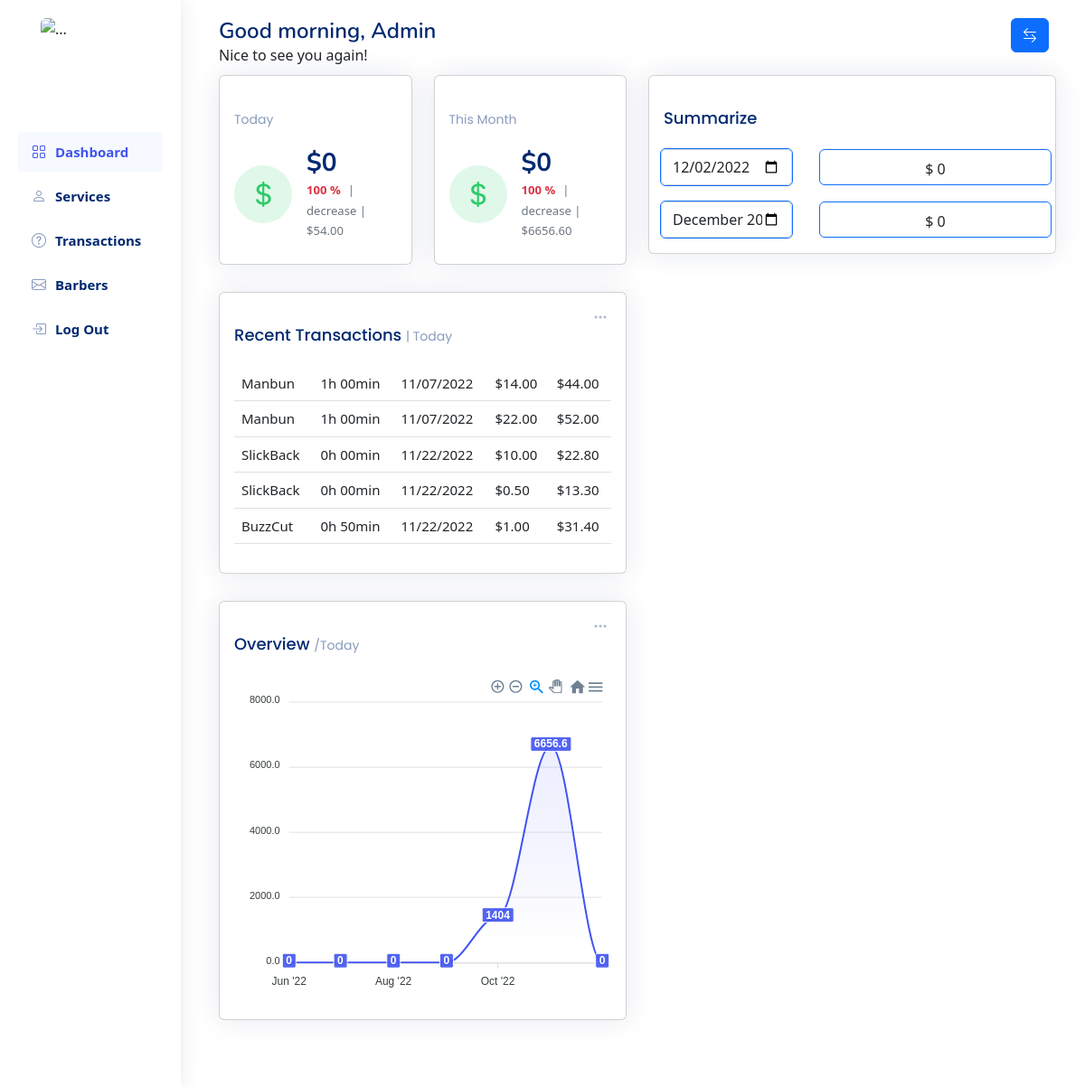
The app's page / (signed in) with its own data.
### summaryapp/models/assignment.py (models this page shows, shortened)
class AssingmentModel(models.Model):
    employee = models.ForeignKey(BarberModel, on_delete=models.CASCADE)
    service = models.ForeignKey(ServiceModel, on_delete=models.CASCADE)
    created_at = models.DateTimeField(auto_now_add=True)
    tip = models.DecimalField(max_digits = 4, decimal_places = 2)
    class Meta:
        db_table = 'assignment'
        verbose_name = 'Assignment'
        verbose_name_plural = 'Assignments'

### summaryapp/models/service.py (models this page shows)
class ServiceModel(models.Model):
    name = models.CharField(max_length=30, blank = False, null=False)
    time = models.DurationField(blank = True, null = True)
    prize = models.DecimalField(max_digits = 6, decimal_places = 2)
    class Meta:
        db_table = 'service'
        verbose_name = 'Service'
        verbose_name_plural = 'Services'
    def __str__(self):
        return self.name

### summaryapp/views.py (the view)
# urls.py: path('', views.dashboard, name='home'),
@login_required(login_url="/login")
def dashboard(request):
    assignments = AssingmentModel.objects.all().order_by('-created_at')[:5]
    for assignment in assignments:
        print(assignment.created_at)
    now = datetime.now()
    today = now.day
    assignments_day = AssingmentModel.objects.filter(created_at__day = today)
    month = now.month
    assignments_month = AssingmentModel.objects.filter(created_at__month = month)
    sum_month = []
    sum_day = []
    prize_day = 0
    prize_month = 0
    for assignment in assignments_day:
        prize_day += assignment.service.prize
        prize_day += assignment.tip
        sum_day.append(prize_day)
    for assignment in assignments_month:
        prize_month += assignment.service.prize
        prize_month += assignment.tip
        sum_month.append(prize_month)
    assignments_day_before = AssingmentModel.objects.filter(created_at__day = (int(today)-1))
    assignments_month_before = AssingmentModel.objects.filter(created_at__month = (int(month)-1))
    sum_month_before = []
    sum_day_before = []
    prize_day_before = 0
    prize_month_before = 0
    for assignment in assignments_day_before:
        prize_day_before += assignment.service.prize
        prize_day_before += assignment.tip
        sum_day_before.append(prize_day_before)
    for assignment in assignments_month_before:
        prize_month_before += assignment.service.prize
        prize_month_before += assignment.tip
        sum_month_before.append(prize_month_before)
    assignments_month_before2 = AssingmentModel.objects.filter(created_at__month = (int(month)-2))
    assignments_month_before3 = AssingmentModel.objects.filter(created_at__month = (int(month)-3))
    assignments_month_before4 = AssingmentModel.objects.filter(created_at__month = (int(month)-4))
    assignments_month_before5 = AssingmentModel.objects.filter(created_at__month = (int(month)-5))
    assignments_month_before6 = AssingmentModel.objects.filter(created_at__month = (int(month)-6))
    sum_month_before2 = []
    sum_month_before3 = []
    sum_month_before4 = []
    sum_month_before5 = []
    sum_month_before6 = []
    prize_month_before2 = 0
    prize_month_before3 = 0
    prize_month_before4 = 0
    prize_month_before5 = 0
    prize_month_before6 = 0
    for assignment in assignments_month_before2:
        prize_month_before2 += assignment.service.prize
        prize_month_before2 += assignment.tip
        sum_month_before2.append(prize_month_before2)
    for assignment in assignments_month_before3:
        prize_month_before3 += assignment.service.prize
        prize_month_before3 += assignment.tip
        sum_month_before3.append(prize_month_before3)
    for assignment in assignments_month_before4:
        prize_month_before4 += assignment.service.prize
        prize_month_before4 += assignment.tip
        sum_month_before4.append(prize_month_before4)
    for assignment in assignments_month_before5:
        prize_month_before5 += assignment.service.prize
        prize_month_before5 += assignment.tip
        sum_month_before5.append(prize_month_before5)
    for assignment in assignments_month_before6:
        prize_month_before6 += assignment.service.prize
        prize_month_before6 += assignment.tip
        sum_month_before6.append(prize_month_before6)
    chart_data = [sum(sum_month), sum(sum_month_before), sum(sum_month_before2), sum(sum_month_before3), sum(sum_month_before4), sum(sum_month_before5), sum(sum_month_before6)]
    chart_data.reverse()
    return render(request, 'dashboard/home.html', {"assignments": assignments, "sum_day": sum(sum_day), "sum_month": sum(sum_month), 'month_sum_before':sum(sum_month_before), 'day_sum_before':sum(sum_day_before), "sum": chart_data})

### summaryapp/templatetags/tags.py (called while the page is built)
@register.filter
def to_hm(value):
    s = str(value)
    hm = s[0:1]+"h "+s[2:4]+"min"
    return hm

@register.filter
def outcome(assignment):
    outcome = assignment.service.prize + assignment.tip
    return outcome

### summaryapp/templates/dashboard/home.html (shortened to what this page needs)
{% extends 'dashboard/sidebar.html' %}
{% load tags %}
{% block content %}
<main id="main" class="main">
    <div class="pagetitle">
       <h1>Good morning, Admin</h1>
       Nice to see you again!
    </div>
    <button class="btn btn-primary toggle-sidebar-btn" ><i class="bi bi-arrow-left-right"></i></button>
    <section class="section dashboard">
       <div class="row">
          <div class="col-lg-6">
             <div class="row">
                <div class="col-md-6">
                   <div class="card info-card revenue-card">
                      <div class="card-body" style="font-size: 15px;">
                         <h5 class="card-title"><span>Today</span></h5>
                         <div class="d-flex align-items-center">
                            <div class="card-icon rounded-circle d-flex align-items-center justify-content-center"> <i class="bi bi-currency-dollar"></i></div>
                            <div class="ps-3">
                               <h6>${{sum_day}}</h6>
                               <span id="123456" class="text-success small pt-1 fw-bold">0%</span> <span class="text-muted small pt-2 ps-1"></span>
                            </div>
                         </div>
                      </div>
                   </div>
                </div>
                <div class="col-md-6">
                   <div class="card info-card revenue-card">
                      <div class="card-body" style="font-size: 15px;">
                         <h5 class="card-title"><span>This Month</span></h5>
                         <div class="d-flex align-items-center">
                            <div class="card-icon rounded-circle d-flex align-items-center justify-content-center"> <i class="bi bi-currency-dollar"></i></div>
                            <div class="ps-3">
                               <h6>${{sum_month}}</h6>
                               <span id="1234567" class="text-success small pt-1 fw-bold">0%</span> <span class="text-muted small pt-2 ps-1"></span>
                            </div>
                         </div>
                      </div>
                   </div>
                </div>
             </div>
                <div class="card">
                   <div class="filter">
                      <a class="icon" href="#" data-bs-toggle="dropdown"><i class="bi bi-three-dots"></i></a>
                   </div>
                      <div class="card-body" style="font-size: 15px;">
                        <h5 class="card-title">Recent Transactions <span>| Today</span></h5>
                        <table class="table table-hover">
                           <tbody style="font-size: 15px;">
                           {% for assignment in assignments %}
                           <tr>
                              <td>{{assignment.service}}</td>
                              <td>{{assignment.service.time|to_hm}}</td>
                              <td>{{assignment.created_at|date:"SHORT_DATE_FORMAT"}}</td>
                              <td>${{assignment.tip}}</td>
                              <td>${{assignment|outcome}}</td>
                           </tr>
                           {% endfor %}
                           </tbody>
                        </table>
                   </div>
                </div>
                <div class="card">
                   <div class="filter">
                      <a class="icon" href="#" data-bs-toggle="dropdown"><i class="bi bi-three-dots"></i></a>
                   </div>
                   <div class="card-body">
                      <h5 class="card-title">Overview <span>/Today</span></h5>
                      <div id="reportsChart"></div>
                   </div>
                </div>
          </div>
          <div class="col-lg">
            <div class="card sticky-top" style='top: 30px;'>
               <div class="card-body">
                  <h5 class="card-title">Summarize</h5>
                  <div class="row align-items-center justify-content-between">
                     <div class="col-4 px-0 ms-2  border text-center rounded border-primary" ><input type="date" style="height: 40px;" class="form-control" name="today" value="" min="2020-01-01" max="" /></div>
                     <div id="day_sum" class="col-7 border text-center rounded border-primary" style="height: 40px; padding-top: 9px;">$ {{sum_day}}</div>
                  </div>
                  <div class="row align-items-center pt-3 justify-content-between">
                     <div class="col-4 px-0 ms-2 border text-center rounded border-primary"><input type='month' style="height: 40px;" class="form-control" name="month" value="2022-11" min="2010-01" max="" /></div>
                     <div id="month_sum" class="col-7 border text-center rounded border-primary" style="height: 40px; padding-top: 9px;">$ {{sum_month}}</div>
                  </div>
               </div>
           </div>
          </div>
       </div>
    </section>
</main>
{% endblock %}

### summaryapp/templates/dashboard/assets/css/style.css (style rules this page uses)
:root { scroll-behavior: smooth; }
body { font-family: "Open Sans", sans-serif; background: #f6f9ff; color: #444444; }
a { color: #4154f1; text-decoration: none; }
h1, h2, h3, h4, h5, h6 { font-family: "Nunito", sans-serif; }
#main { margin-top: 20; padding: 20px; transition: all 0.3s; }
.pagetitle { margin-bottom: 10px; }
.pagetitle h1 { font-size: 24px; margin-bottom: 0; font-weight: 600; color: #012970; }
.card { margin-bottom: 30px; border: none; border-radius: 5px; box-shadow: 0px 0 30px rgba(1, 41, 112, 0.1); }
.card-title { padding: 20px 0 15px 0; font-size: 18px; font-weight: 500; color: #012970; font-family: "Poppins", sans-serif; }
.card-title span { color: #899bbd; font-size: 14px; font-weight: 400; }
.card-body { padding: 0 20px 20px 20px; }
@media (min-width: 1200px) { #main, #footer { margin-left: 210px; } }
.dashboard .filter { position: absolute; right: 0px; top: 15px; }
.dashboard .filter .icon { color: #aab7cf; padding-right: 20px; padding-bottom: 5px; transition: 0.3s; font-size: 16px; }
.dashboard .info-card { padding-bottom: 10px; }
.dashboard .info-card h6 { font-size: 28px; color: #012970; font-weight: 700; margin: 0; padding: 0; }
.dashboard .card-icon { font-size: 32px; line-height: 0; width: 64px; height: 64px; flex-shrink: 0; flex-grow: 0; }
.dashboard .revenue-card .card-icon { color: #2eca6a; background: #e0f8e9; }

### summaryapp/templates/dashboard/sidebar.html (style rules this page uses)
.toggle-sidebar-btn { position: absolute; right: 40px; top: 20px; }

### records on screen
AssingmentModel: service "Manbun", service.time|to_hm "1h 00min", created_at "11/07/2022", tip "14.00", service+tip "44.00"
AssingmentModel: service "Manbun", service.time|to_hm "1h 00min", created_at "11/07/2022", tip "22.00", service+tip "52.00"
AssingmentModel: service "SlickBack", service.time|to_hm "0h 00min", created_at "11/22/2022", tip "10.00", service+tip "22.80"
AssingmentModel: service "SlickBack", service.time|to_hm "0h 00min", created_at "11/22/2022", tip "0.50", service+tip "13.30"
AssingmentModel: service "BuzzCut", service.time|to_hm "0h 50min", created_at "11/22/2022", tip "1.00", service+tip "31.40"

### other values on screen
{{ sum_day }} "0"
{{ sum_month }} "0"
